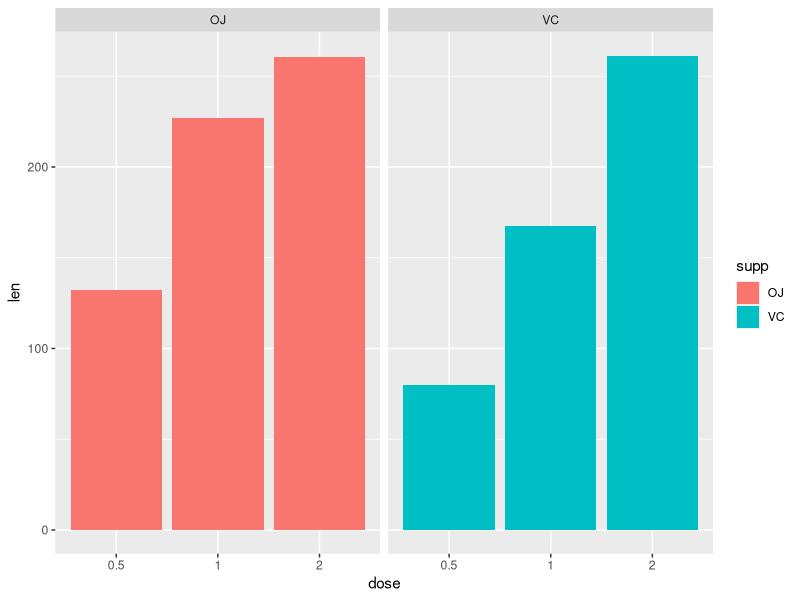

This figure's R source:
## ---- chunk 1
library(ggplot2)
## ---- chunk 2
data(ToothGrowth)
data <- ToothGrowth
data$dose <- as.factor(data$dose)
## ---- chunk 3
str(data)
## ---- chunk 4
summary(data)
## ---- chunk 5
ggplot(data=data, aes(x=dose, y=len, fill=supp)) +
geom_bar(stat="identity",) +
facet_grid(. ~ supp)
## ---- chunk 6
t.test(len ~ supp, data=data)
## ---- chunk 7
t.test(len ~ supp, data=data[data$dose==0.5, 1:3])
## ---- chunk 8
t.test(len ~ supp, data=data[data$dose==1, 1:3])
## ---- chunk 9
t.test(len ~ supp, data=data[data$dose==2, 1:3])
